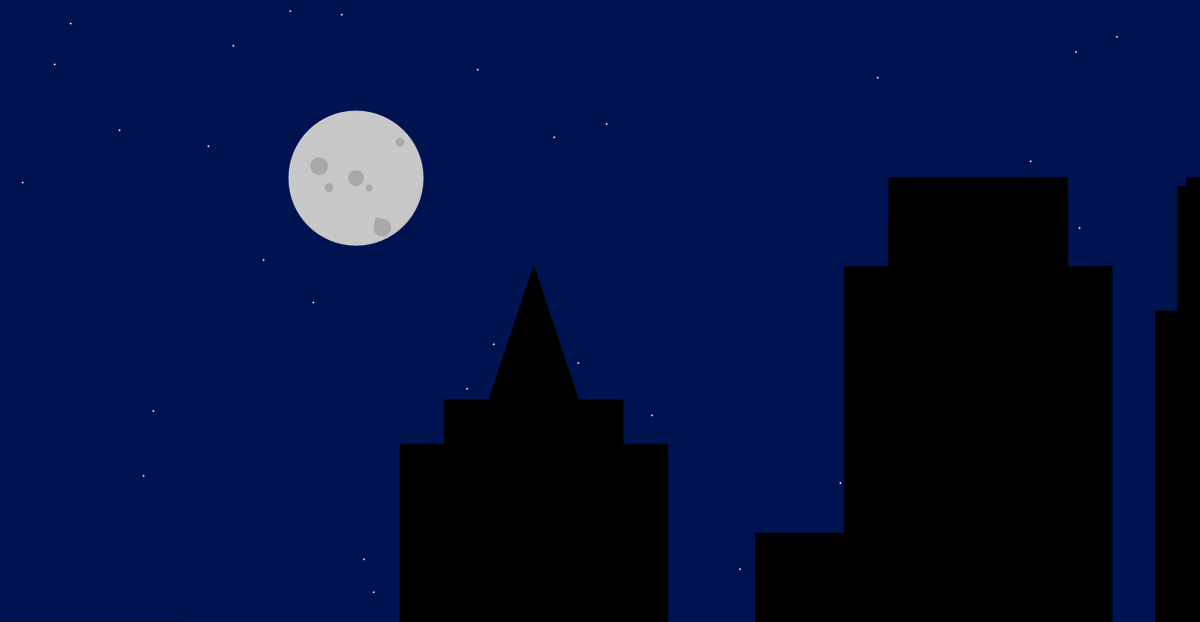
Frame 1 (no input)
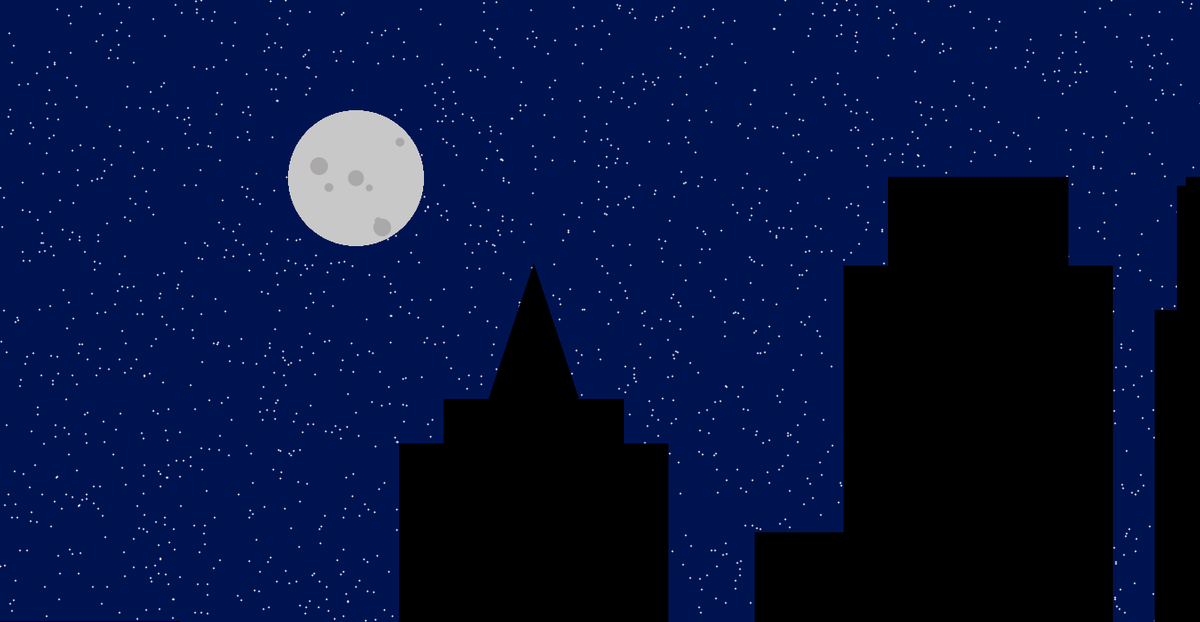
Frame 60 (the mouse pressed at the canvas centre just before this capture)
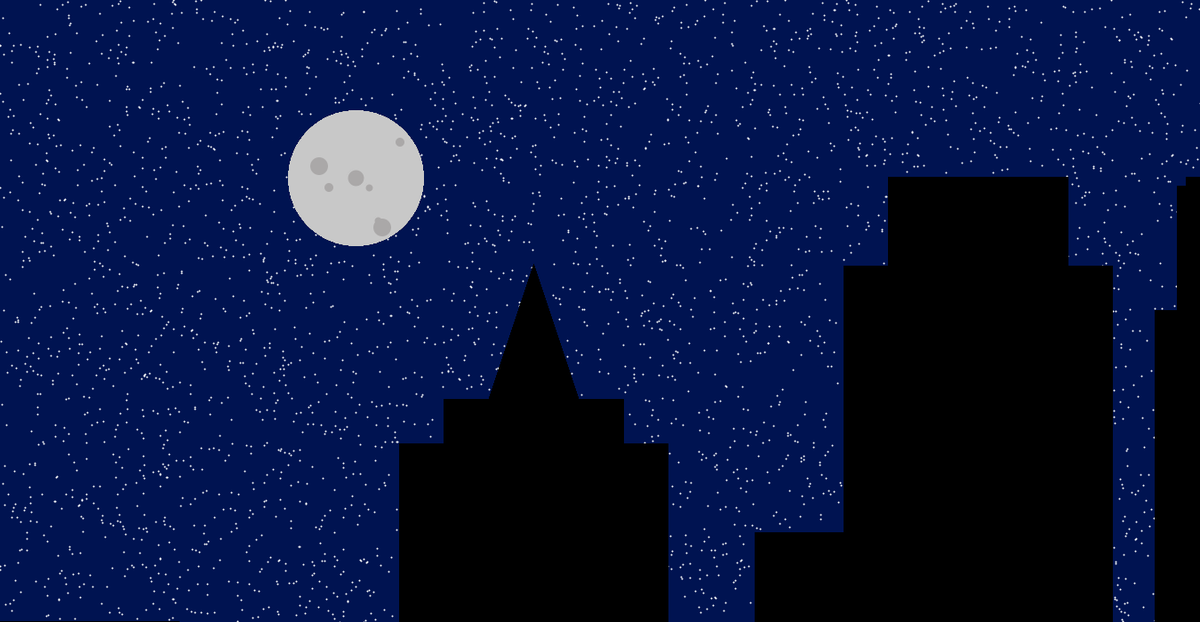
Frame 120 (the mouse held since frame 60 and released just before this capture)

The Processing sketch that drew these frames (run headless with seeded random() and noise(); from frame 60 on, the mouse is pressed at the canvas centre):

// Processing sketch: Skyline2
// ── Skyline2.pde
void setup()
{
size(1350,700);
 background(frameCount % 19,19,81);
 println(mouseX + " " + mouseY);
 }
// BACKGROUND
/* To draw the background I will be using a loop to draw horizontal lines
 which change RGB values to create the illusion of a gradient. */

void draw()
{

int x = 0;
float randomX;
float randomY;

stroke(255);
strokeWeight(2);
 

for (int i=0;i<50;i++){
  randomX = random(0,1600);
  randomY = random(0,850);
  point(randomX,randomY);
}


// MOON!!
stroke(200,200,200);
fill(200,200,200);
ellipseMode(CENTER);
smooth();
ellipse(400,200,150,150);
 
 fill(170,168,168);
 ellipse(400,200,20,20);
 
  fill(170,168,168);
 ellipse(415,211,10,10);
 
  fill(170,168,168);
 ellipse(425,248,10,10);
 
 noStroke();
 fill(170,168,168);
 ellipse(430,256,20,20);
 
  fill(170,168,168);
 ellipse(370,211,10,10);
 
  fill(170,168,168);
 ellipse(359,187,20,20);
 
  fill(170,168,168);
 ellipse(450,160,10,10);
 
// Initialization for the buildings
// Each building is hand coded. Perhaps in the future I can create a procedurally generated skyline.
stroke(0);
strokeWeight(2);
smooth();
 
// black buildings
fill(0);
 
//building 1
rect(0,700,200,600);
 
//building 2
rect(200,800,250,600);
 
//building 3
rect(450,500,300,500);
rect(500,450,200,100);
triangle(550,450,650,450,600,300);
 
//building 4
rect(800,800,100,200);
rect(850,600,100,400);
 
//building 5
rect(950,300, 300,700);
rect(1000,250,200,50);
 

 

 
//building 8
rect(1000,800,100,200);
rect(1000,200,200,800);
rect(1000,300,100,700);
rect(1000,400,50,600);
 
//building 9
rect(1400,0,20,900);
rect(1385,50,50,900);
rect(1370,75,80,900);
rect(1335,200,150,900);
rect(1325,210,170,900);
rect(1300,350,220,900);
}
